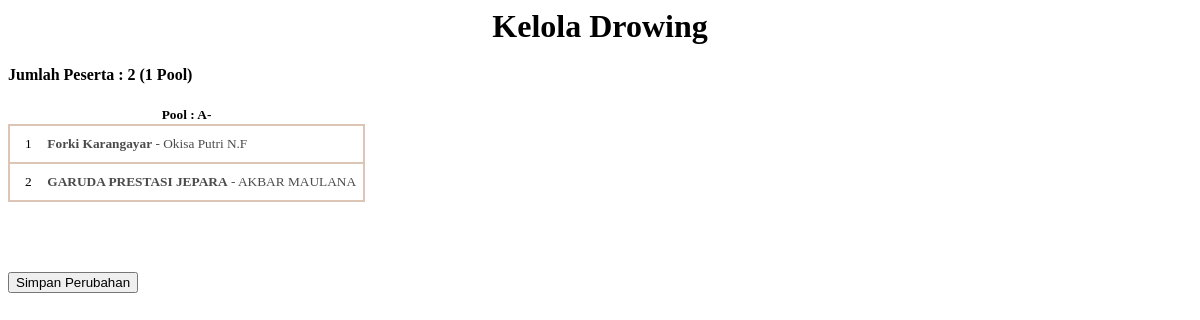
Page /modul/drowing/drowing_test.php on the committed database.
### tables this page shows
CREATE TABLE IF NOT EXISTS `peserta` (
`id_peserta` int(5) NOT NULL,
  `nama` varchar(50) NOT NULL,
  `id_kontingen` varchar(50) NOT NULL,
  `berat_badan` int(20) NOT NULL,
  `tgl_lahir` date NOT NULL,
  `waktu_input` datetime NOT NULL,
  `perguruan` varchar(50) NOT NULL,
  `jk` varchar(50) NOT NULL,
  `id_kelas` varchar(100) NOT NULL,
  `info_beregu` text NOT NULL,
  `input_by` varchar(100) NOT NULL
);

CREATE TABLE IF NOT EXISTS `kontingen_all` (
`id_kontingen` int(11) NOT NULL,
  `isi_kontingen` varchar(100) NOT NULL,
  `nama_official` varchar(50) NOT NULL,
  `kontak_official` varchar(13) NOT NULL
);

### lib/Database.php (called while the page is built, shortened)
<?php
class Database {
    protected $pdo;
    public function __construct()
    {
        try
        {
            $this->pdo = new PDO(DB_DSN, DB_USERNAME, DB_PASSWORD, array(PDO::MYSQL_ATTR_INIT_COMMAND => "SET NAMES '" . DB_CHARACSET . "';"));
            $this->pdo->exec("SET CHARACTER SET " . DB_CHARACSET);
            $this->pdo->setAttribute(PDO::ATTR_ERRMODE, PDO::ERRMODE_EXCEPTION);
            $this->pdo->query("set names " . DB_CHARACSET);
        } catch (PDOException $e)
        {
            echo "error " . $e->getMessage();
        }
    }
    public function custom_query( $sql,$data=null) {
        $sel = $this->pdo->prepare( $sql );
        if ($data!==null) {
            $sel->execute($dat);
        } else {
            $sel->execute();
        }
        $sel->setFetchMode( PDO::FETCH_OBJ );
        return $sel;
    }
    public function fetch_all($table)
    {
        $sel = $this->pdo->prepare("SELECT * FROM $table");
        $sel->execute();
        $sel->setFetchMode( PDO::FETCH_OBJ );
        return $sel;
    }
}
?>

### lib/config.php (called while the page is built, shortened)
<?php
require_once ('lib/Database.php');
$db=new Database();
?>

### modul/drowing/drowing_test.php (the view, shortened to what this page needs)
<link rel="stylesheet" href="modul/drowing/switch/style.css" type="text/css"/>
<div class="container">
		<?php
			$id_kelas_get 	= $uriget[id_kelas];
			$data_peserta 	= [];
			$id_dan_data 	= [];
			include "lib/config.php";
			$kelas_val_conv    = array();
			$kelas_id         = $db->fetch_all("kelas_all");
			foreach($kelas_id as $val){
				$kelas_val_conv[$val->id_kelas] = $val->isi_kelas;
			}
			$kont_id_conv    = array();
			$kont_id          = $db->fetch_all("kontingen_all");
			foreach ($kont_id as $val) {
			  $kont_id_conv[$val->isi_kontingen] = $val->id_kontingen;
			}
			$query_count		= $db->custom_query("SELECT COUNT(*) AS Jumlah FROM peserta WHERE id_kelas='$id_kelas_get'");
			foreach ($query_count as $counts){
				$jml_peserta	= $counts->Jumlah;
			}
			$query_peserta 	= $db->custom_query("SELECT peserta.*, kontingen_all.isi_kontingen
												 FROM peserta INNER JOIN kontingen_all
												 ON peserta.id_kontingen=kontingen_all.id_kontingen
												 WHERE peserta.id_kelas='$id_kelas_get'");
			$d=1;
			foreach ($query_peserta as $col) {
				$data_peserta['id_peserta'] 	= $col->id_peserta;
				$data_peserta['nama'] 			= $col->nama;
				$data_peserta['kontingen'] 		= $col->isi_kontingen;
				$id_dan_data[$d] 				= $data_peserta;
				$d += 1;
			}
			shuffle($id_dan_data);
			$max_perpool	= 16;
			$bagi			= $jml_peserta / $max_perpool;
			$jml_pool 		= 0;
			$arr_inp	= [];
			$pool_name1 = [0,'A-'];
			if($bagi < 1){
				$pool_name 			= $pool_name1;
				$jml_pool			= 1;
				$pool_no 			= 1;
				$pre_data_peserta 	= $id_dan_data;
				$pre_pool_no 							= [];
				$pre_pool_no[$pool_name[$pool_no]] 		= $pre_data_peserta;
				$arr_inp = serialize($pre_pool_no);
			}
			$decode_arr = unserialize($arr_inp);
			?>
			<div class="row">
				<h1 align="center" class="text-primary">Kelola Drowing <br><small><?php echo $kelas_val_conv[$id_kelas_get]; ?></small>
				</h1>
				<h4 class="page-header text-center">
					Jumlah Peserta : <?php echo $jml_peserta; ?>
					(<?php echo $jml_pool; ?> Pool)
				</h4>
			</div>
			<div id="redips-drag">
			<?php
				foreach ($decode_arr as $pool => $data_peserta) {
					echo "  <table id='table1'>
							<thead class='disabled'><th>Pool : ".$pool."</th></thead><tbody>";
			?>
			<?php
					$no_urut = 0;
					$jml_pool_ini 	= count($data_peserta);
					$tb_use = ${tb.$jml_pool_ini};
					foreach ($data_peserta as $key => $value)
					{
						if(empty($value['id_peserta'])){
							$no_urut += 1;
						}
						else
						{
							$no_urut += 1;
							echo
								"<tr class='".$pool."_".$no_urut."'><td>
									<span class='label ".$tb_use[key($tb_use)]."'>".key($tb_use)."</span>
									<div class='redips-drag label label-default' value='".$value['id_peserta']."-".$kont_id_conv[$value['kontingen']]."'>
									<strong>".$value['kontingen']."</strong> - ".$value['nama'].
									"</div>
								</td></tr>";
							each($tb_use);
						}
					}
					echo "</tbody></table>";
				}
			?>
			</div>
</div>
<form method="post" action='' enctype="multipart/form-data">
	<div class="row">
		<p class="text-center"><input id="simpan" class="btn btn-lg btn-primary" type="submit" name="submit" value="Simpan Perubahan">	</p>
	</div>
</form>

### modul/drowing/switch/style.css (style rules this page uses)
.redips-drag { cursor: move; margin-left: 10px; z-index: 10; padding: 5px; padding-right: 2px; padding-left: 4px; background-color: white; color: #000; display: inline-block; border: 0px #CCC solid; font-size: 10pt; opacity: 0.7; filter: alpha(opacity=70); }
#table1 { border-collapse: collapse; display: inline-block; margin-right: 10px; font-size: 10pt; }
#table1 span { font-size: 10pt; padding-left: 10px; }
#table1 td { border: 2px solid #DDC5B5; padding: 5px; font-size: 0.5em; }

### rows in the picture
peserta: tb_use "1", id_kontingen.isi_kontingen "Forki Karangayar", nama "Okisa Putri N.F"
peserta: tb_use "2", id_kontingen.isi_kontingen "GARUDA PRESTASI JEPARA", nama "AKBAR MAULANA"

### other values in the picture
$jml_peserta "2"
$jml_pool "1"
$pool "A-"
